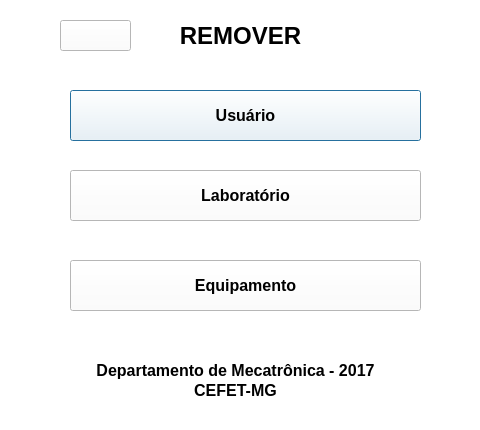
<?xml version="1.0" encoding="UTF-8"?>
<ui version="4.0">
 <class>MenuRemove</class>
 <widget class="QDialog" name="MenuRemove">
  <property name="geometry">
   <rect>
    <x>0</x>
    <y>0</y>
    <width>480</width>
    <height>430</height>
   </rect>
  </property>
  <property name="windowTitle">
   <string>Dialog</string>
  </property>
  <property name="styleSheet">
   <string notr="true">background-color: rgb(255, 255, 255);</string>
  </property>
  <widget class="QLabel" name="label">
   <property name="geometry">
    <rect>
     <x>0</x>
     <y>20</y>
     <width>481</width>
     <height>31</height>
    </rect>
   </property>
   <property name="font">
    <font>
     <pointsize>18</pointsize>
     <weight>75</weight>
     <bold>true</bold>
    </font>
   </property>
   <property name="text">
    <string>REMOVER</string>
   </property>
   <property name="alignment">
    <set>Qt::AlignCenter</set>
   </property>
  </widget>
  <widget class="QLabel" name="label_2">
   <property name="geometry">
    <rect>
     <x>0</x>
     <y>360</y>
     <width>471</width>
     <height>20</height>
    </rect>
   </property>
   <property name="font">
    <font>
     <pointsize>12</pointsize>
     <weight>75</weight>
     <bold>true</bold>
    </font>
   </property>
   <property name="text">
    <string>Departamento de Mecatrônica - 2017</string>
   </property>
   <property name="alignment">
    <set>Qt::AlignCenter</set>
   </property>
  </widget>
  <widget class="QLabel" name="label_3">
   <property name="geometry">
    <rect>
     <x>0</x>
     <y>380</y>
     <width>471</width>
     <height>20</height>
    </rect>
   </property>
   <property name="font">
    <font>
     <pointsize>12</pointsize>
     <weight>75</weight>
     <bold>true</bold>
    </font>
   </property>
   <property name="text">
    <string>CEFET-MG</string>
   </property>
   <property name="alignment">
    <set>Qt::AlignCenter</set>
   </property>
  </widget>
  <widget class="QPushButton" name="pushButton">
   <property name="geometry">
    <rect>
     <x>70</x>
     <y>90</y>
     <width>351</width>
     <height>51</height>
    </rect>
   </property>
   <property name="font">
    <font>
     <pointsize>12</pointsize>
     <weight>75</weight>
     <bold>true</bold>
    </font>
   </property>
   <property name="text">
    <string>Usuário</string>
   </property>
  </widget>
  <widget class="QPushButton" name="pushButton_2">
   <property name="geometry">
    <rect>
     <x>70</x>
     <y>170</y>
     <width>351</width>
     <height>51</height>
    </rect>
   </property>
   <property name="font">
    <font>
     <pointsize>12</pointsize>
     <weight>75</weight>
     <bold>true</bold>
    </font>
   </property>
   <property name="text">
    <string>Laboratório</string>
   </property>
  </widget>
  <widget class="QPushButton" name="pushButton_4">
   <property name="geometry">
    <rect>
     <x>60</x>
     <y>20</y>
     <width>71</width>
     <height>31</height>
    </rect>
   </property>
   <property name="minimumSize">
    <size>
     <width>61</width>
     <height>31</height>
    </size>
   </property>
   <property name="maximumSize">
    <size>
     <width>100</width>
     <height>100</height>
    </size>
   </property>
   <property name="styleSheet">
    <string notr="true">background-image: url(:/img/img/voltar.png);</string>
   </property>
   <property name="text">
    <string/>
   </property>
  </widget>
  <widget class="QPushButton" name="pushButton_3">
   <property name="geometry">
    <rect>
     <x>70</x>
     <y>260</y>
     <width>351</width>
     <height>51</height>
    </rect>
   </property>
   <property name="font">
    <font>
     <pointsize>12</pointsize>
     <weight>75</weight>
     <bold>true</bold>
    </font>
   </property>
   <property name="text">
    <string>Equipamento</string>
   </property>
   <property name="autoDefault">
    <bool>true</bool>
   </property>
   <property name="default">
    <bool>false</bool>
   </property>
   <property name="flat">
    <bool>false</bool>
   </property>
  </widget>
 </widget>
 <resources/>
 <connections>
  <connection>
   <sender>pushButton_4</sender>
   <signal>clicked()</signal>
   <receiver>MenuRemove</receiver>
   <slot>close()</slot>
   <hints>
    <hint type="sourcelabel">
     <x>92</x>
     <y>41</y>
    </hint>
    <hint type="destinationlabel">
     <x>52</x>
     <y>64</y>
    </hint>
   </hints>
  </connection>
  <connection>
   <sender>pushButton</sender>
   <signal>clicked()</signal>
   <receiver>MenuRemove</receiver>
   <slot>close()</slot>
   <hints>
    <hint type="sourcelabel">
     <x>381</x>
     <y>123</y>
    </hint>
    <hint type="destinationlabel">
     <x>450</x>
     <y>135</y>
    </hint>
   </hints>
  </connection>
  <connection>
   <sender>pushButton_2</sender>
   <signal>clicked()</signal>
   <receiver>MenuRemove</receiver>
   <slot>close()</slot>
   <hints>
    <hint type="sourcelabel">
     <x>398</x>
     <y>190</y>
    </hint>
    <hint type="destinationlabel">
     <x>458</x>
     <y>240</y>
    </hint>
   </hints>
  </connection>
  <connection>
   <sender>pushButton_3</sender>
   <signal>clicked()</signal>
   <receiver>MenuRemove</receiver>
   <slot>close()</slot>
   <hints>
    <hint type="sourcelabel">
     <x>398</x>
     <y>289</y>
    </hint>
    <hint type="destinationlabel">
     <x>424</x>
     <y>352</y>
    </hint>
   </hints>
  </connection>
 </connections>
</ui>
